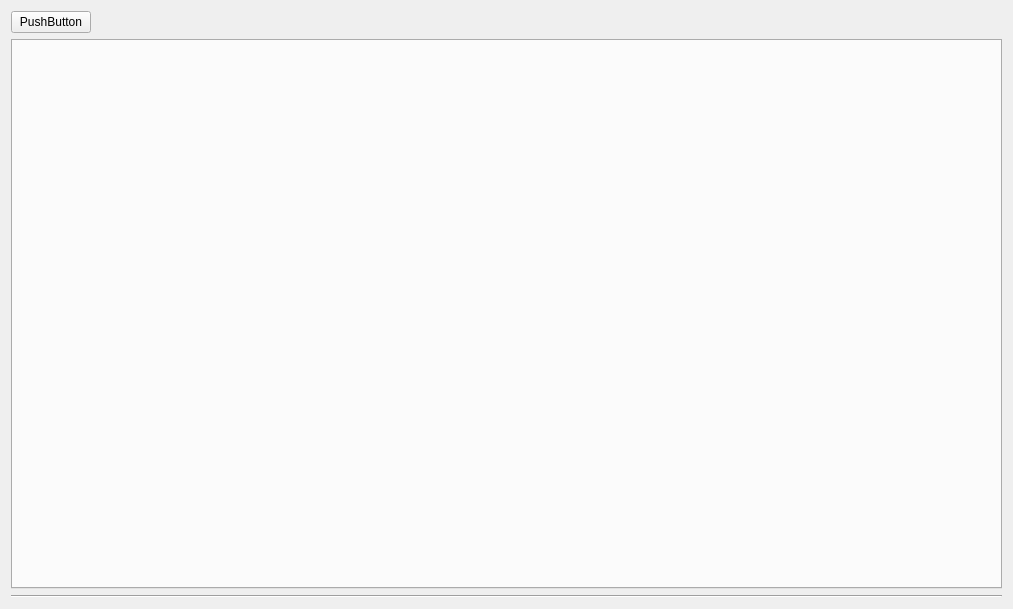
<?xml version="1.0" encoding="UTF-8"?>
<ui version="4.0">
 <class>MainWindow</class>
 <widget class="QMainWindow" name="MainWindow">
  <property name="geometry">
   <rect>
    <x>0</x>
    <y>0</y>
    <width>1013</width>
    <height>609</height>
   </rect>
  </property>
  <property name="windowTitle">
   <string>MainWindow</string>
  </property>
  <widget class="QWidget" name="centralWidget">
   <layout class="QVBoxLayout" name="verticalLayout">
    <item>
     <layout class="QHBoxLayout" name="horizontalLayout_2">
      <item>
       <widget class="QPushButton" name="pushButton">
        <property name="text">
         <string>PushButton</string>
        </property>
       </widget>
      </item>
      <item>
       <spacer name="horizontalSpacer">
        <property name="orientation">
         <enum>Qt::Horizontal</enum>
        </property>
        <property name="sizeHint" stdset="0">
         <size>
          <width>40</width>
          <height>20</height>
         </size>
        </property>
       </spacer>
      </item>
     </layout>
    </item>
    <item>
     <widget class="QTabWidget" name="tabWidget">
      <property name="tabShape">
       <enum>QTabWidget::Rounded</enum>
      </property>
      <property name="currentIndex">
       <number>-1</number>
      </property>
     </widget>
    </item>
    <item>
     <widget class="Line" name="line">
      <property name="orientation">
       <enum>Qt::Horizontal</enum>
      </property>
     </widget>
    </item>
   </layout>
  </widget>
 </widget>
 <layoutdefault spacing="6" margin="11"/>
 <resources>
  <include location="MainWindow.qrc"/>
 </resources>
 <connections/>
</ui>
